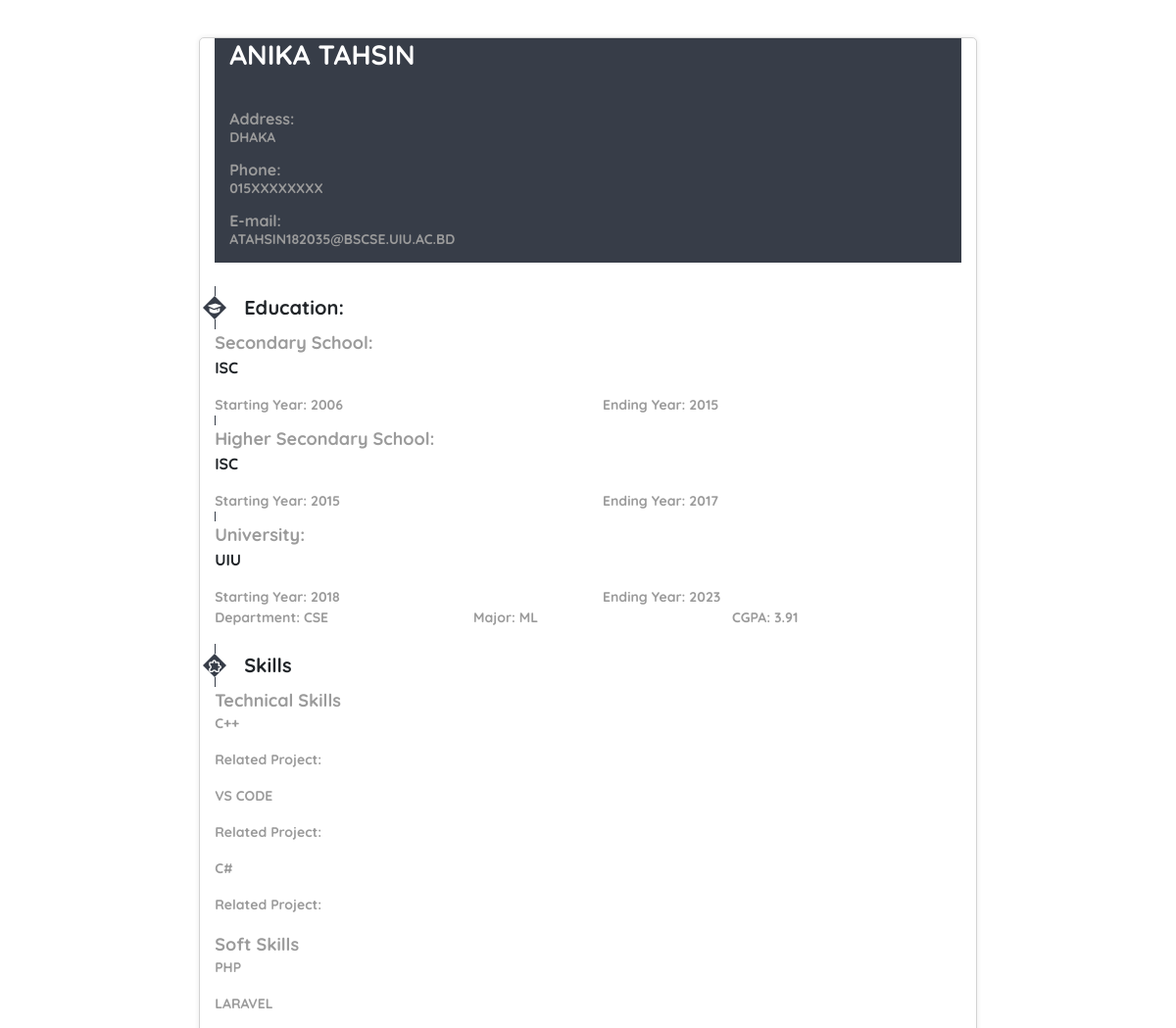
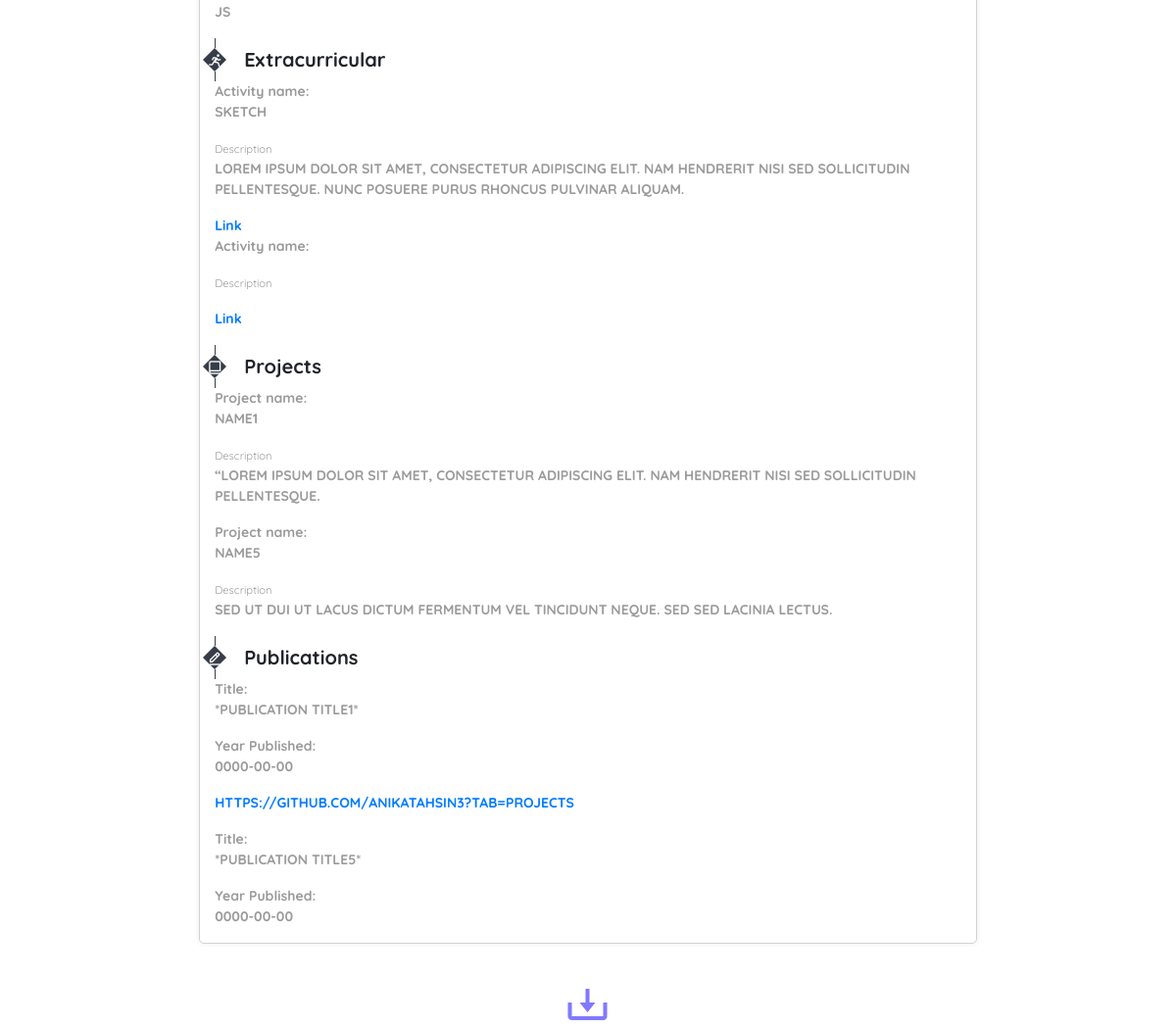
The app's page /cv_template.php (signed in) with its own data (2 pictures, top to bottom).
### tables this page shows
CREATE TABLE `cv_basic` (
  `cv_id` int(11) NOT NULL,
  `st_username` varchar(255) NOT NULL,
  `st_name` varchar(255) NOT NULL,
  `st_email` varchar(255) NOT NULL,
  `st_contact` varchar(255) NOT NULL,
  `st_city` varchar(255) DEFAULT NULL,
  `st_facebook` varchar(255) DEFAULT NULL,
  `st_linkedin` varchar(255) DEFAULT NULL
);

CREATE TABLE `cv_edu` (
  `edu_id` int(11) NOT NULL,
  `st_username` varchar(255) NOT NULL,
  `edu_school` varchar(255) DEFAULT NULL,
  `edu_school_start` varchar(255) DEFAULT NULL,
  `edu_school_end` varchar(255) DEFAULT NULL,
  `edu_college` varchar(255) DEFAULT NULL,
  `edu_college_start` varchar(255) DEFAULT NULL,
  `edu_college_end` varchar(255) DEFAULT NULL,
  `edu_uni` varchar(255) DEFAULT NULL,
  `edu_uni_start` varchar(255) DEFAULT NULL,
  `edu_uni_end` varchar(255) DEFAULT NULL,
  `edu_uni_dept` varchar(255) DEFAULT NULL,
  `edu_uni_major` varchar(255) DEFAULT NULL,
  `edu_uni_cgpa` varchar(255) DEFAULT NULL
);

CREATE TABLE `cv_tech_skill` (
  `tech_skill_id` int(11) NOT NULL,
  `st_username` varchar(255) NOT NULL,
  `tech_skill_name` varchar(255) DEFAULT NULL,
  `tech_skill_desc` varchar(255) DEFAULT NULL,
  `tech_skill_related_project` varchar(255) DEFAULT NULL,
  `tech_skill_verification` int(11) NOT NULL DEFAULT 0,
  `tech_skill_toggle` int(11) NOT NULL DEFAULT 0
);

CREATE TABLE `cv_soft_skill` (
  `soft_skill_id` int(11) NOT NULL,
  `st_username` varchar(255) NOT NULL,
  `soft_skill_name` varchar(255) NOT NULL,
  `soft_skill_verification` int(11) NOT NULL DEFAULT 0,
  `soft_skill_toggle` int(11) NOT NULL DEFAULT 0
);

CREATE TABLE `cv_eca` (
  `eca_id` int(11) NOT NULL,
  `st_username` varchar(255) NOT NULL,
  `eca_name` varchar(255) DEFAULT NULL,
  `eca_desc` varchar(255) DEFAULT NULL,
  `eca_link` varchar(255) DEFAULT NULL
);

CREATE TABLE `cv_project` (
  `project_id` int(11) NOT NULL,
  `st_username` varchar(255) NOT NULL,
  `project_name` varchar(255) NOT NULL,
  `project_desc` varchar(255) NOT NULL
);

CREATE TABLE `cv_publication` (
  `pub_id` int(11) NOT NULL,
  `st_username` varchar(255) NOT NULL,
  `pub_title` varchar(255) NOT NULL,
  `pub_year_published` date NOT NULL,
  `pub_link` varchar(255) NOT NULL
);

### cv_template.php (the view, shortened to what this page needs)
<?php
 if(
    isset($_SESSION['st_user']) && !empty($_SESSION['st_user'])
 ){
    ?>
        <?php
        include "db_connect.php";
        $id = $_SESSION['st_user'];
        $getskill="SELECT * FROM cv_tech_skill WHERE st_username=$id";
        $skillget=mysqli_query($conn, $getskill);
        $getsskill="SELECT * FROM cv_soft_skill WHERE st_username=$id";
        $sskillget=mysqli_query($conn, $getsskill);
        $getactivity="SELECT * FROM cv_eca WHERE st_username=$id";
        $activityget=mysqli_query($conn, $getactivity);
        $getproject="SELECT * FROM cv_project WHERE st_username=$id";
        $projectget=mysqli_query($conn, $getproject);
        $getpub="SELECT * FROM cv_publication WHERE st_username=$id";
        $pubget=mysqli_query($conn, $getpub);
        $getbasic="SELECT * FROM cv_basic WHERE st_username=$id";
        $infoget=mysqli_query($conn, $getbasic);
        $info = mysqli_fetch_array($infoget,MYSQLI_ASSOC);
        $getedu="SELECT * FROM cv_edu WHERE st_username=$id";
        $eduget=mysqli_query($conn, $getedu);
        $info1 = mysqli_fetch_array($eduget,MYSQLI_ASSOC);
        ?>
        <!DOCTYPE html>
        <html lang="en">
        <head>
            <link rel="stylesheet" href="cv_template.css">
            <link rel="stylesheet" href="https://cdn.jsdelivr.net/npm/bootstrap@4.0.0/dist/css/bootstrap.min.css">
            <link href='https://unpkg.com/boxicons@2.1.2/css/boxicons.min.css' rel='stylesheet'>
        </head>
        <body class="scale_cv">
            <div class="page" id="pdf">
                <div class="row justify-content-center">
                    <div class="col top_part">
                        <div class="row justify-content-center">
                            <div class="col top_field">
                                <h3 class="name">
                                    <?php echo "<p><strong>" . strtoupper($info['st_name']) . "</strong></p>";?></h3>
                                <br>
                                <h5 class="category">Address: <span
                                        class="gen_text"><?php echo "<p><strong>" . strtoupper($info['st_city']) . "</strong></p>";?></span>
                                </h5>
                                <h5 class="category">Phone: <span
                                        class="gen_text"><?php echo "<p><strong>" . strtoupper($info['st_contact']) . "</strong></p>";?></span>
                                </h5>
                                <h5 class="category">E-mail: <span
                                        class="gen_text"><?php echo "<p><strong>" . strtoupper($info['st_email']) . "</strong></p>";?></span>
                                </h5>
                            </div>
                        </div>
                    </div>
                </div>
                <br>
                <div class="row">
                    <div class="col">
                        <div id="diamond">
                            <i class='bx bxs-graduation bx-flip-horizontal bx-xs' id="icons"></i>
                            <h5 class="title">Education:</h5>
                        </div>
                        <span class="subtitle">Secondary School:</span>
                        <?php echo "<p><strong>" . strtoupper($info1['edu_school']) . "</strong></p>";?>
                        <div class="row">
                            <div class="col text">Starting Year:
                                <?php echo "" . strtoupper($info1['edu_school_start']) . "";?></div>
                            <div class="col text">Ending Year: <?php echo "" . strtoupper($info1['edu_school_end']) . "";?>
                            </div>
                        </div>
                        <span class="subtitle">Higher Secondary School:</span>
                        <?php echo "<p><strong>" . strtoupper($info1['edu_college']) . "</strong></p>";?>
                        <div class="row">
                            <div class="col text">Starting Year:
                                <?php echo "" . strtoupper($info1['edu_college_start']) . "";?></div>
                            <div class="col text">Ending Year: <?php echo "" . strtoupper($info1['edu_college_end']) . "";?>
                            </div>
                        </div>
                        <span class="subtitle">University:</span>
                        <?php echo "<p><strong>" . strtoupper($info1['edu_uni']) . "</strong></p>";?>
                        <div class="row">
                            <div class="col text">Starting Year: <?php echo "" . strtoupper($info1['edu_uni_start']) . "";?>
                            </div>
                            <div class="col text">Ending Year: <?php echo "" . strtoupper($info1['edu_uni_end']) . "";?>
                            </div>
                        </div>
                        <div class="row">
                            <div class="col text">Department:
                                <?php echo "" . strtoupper($info1['edu_uni_dept']) . "</strong></p>";?></div>
                            <div class="col text">Major: <?php echo "" . strtoupper($info1['edu_uni_major']) . "";?></div>
                            <div class="col text">CGPA: <?php echo "" . strtoupper($info1['edu_uni_cgpa']) . "";?></div>
                        </div>
                    </div>
                </div>
                <div class="row">
                    <div class="col">
                        <div id="diamond">
                            <i class='bx bx-extension bx-xs' id="icons"></i>
                            <h5 class="title">Skills</h5>
                        </div>
                        <span class="subtitle">Technical Skills</span>
                        <ul class="text">
                            <?php
                                while ($tskill = mysqli_fetch_array($skillget,MYSQLI_ASSOC)) {
                                    echo "<p><strong>" . strtoupper($tskill['tech_skill_name']) . "</strong></p>";
                                    ?>
                            <li>Related Project:</li>
                            <?php
                                }
                            ?>
                        </ul>
                        <span class="subtitle">Soft Skills</span>
                        <ul class="text">
                            <?php
                                while ($info2 = mysqli_fetch_array($sskillget,MYSQLI_ASSOC)) {
                                        echo "<p><strong>" . strtoupper($info2['soft_skill_name']) . "<p><strong>";
                                }
                            ?>
                        </ul>
                    </div>
                </div>
                <div class="row">
                    <div class="col">
                        <div id="diamond">
                            <i class='bx bx-run bx-xs' id="icons"></i>
                            <h5 class="title">Extracurricular</h5>
                        </div>
                        <ul class="text">
                            <?php
                                    while ($info3 = mysqli_fetch_array($activityget,MYSQLI_ASSOC)) {
                                            ?><li>Activity name:</li><?php
                                            echo "<p><strong>" . strtoupper($info3['eca_name']) . "<p><strong>";
                                            ?>
                            <li><small>Description</small></li>
                            <?php echo "<p><strong>" . strtoupper($info3['eca_desc']) . "<p><strong>"; ?>
                            <li><a href="#">Link</a></li>
                            <?php
                                    }
                                ?>
                        </ul>
                    </div>
                </div>
                <div class="row">
                    <div class="col">
                        <div id="diamond">
                            <i class='bx bx-book-alt bs-xs' id="icons"></i>
                            <h5 class="title">Projects</h5>
                        </div>
                        <ul class="text">
                            <?php
                                    while ($info4 = mysqli_fetch_array($projectget,MYSQLI_ASSOC)) {
                                            ?><li>Project name:</li><?php
                                            echo "<p><strong>" . strtoupper($info4['project_name']) . "<p><strong>";
                                            ?>
                            <li><small>Description</small></li>
                            <?php echo "<p><strong>" . strtoupper($info4['project_desc']) . "<p><strong>"; ?>
                            <?php
                                    }
                                ?>
                        </ul>
                    </div>
                </div>
                <div class="row">
                    <div class="col">
                        <div id="diamond">
                            <i class='bx bx-edit-alt bx-xs' id="icons"></i>
                            <h5 class="title">Publications</h5>
                        </div>
                        <ul class="text">
                            <?php
                                    while ($info5 = mysqli_fetch_array($pubget,MYSQLI_ASSOC)) {
                                            ?><li>Title:</li><?php
                                            echo "<p><strong>" . strtoupper($info5['pub_title']) . "<p><strong>";
                                            ?>
                            <li>Year Published:</li>
                            <?php echo "<p><strong>" . strtoupper($info5['pub_year_published']) . "<p><strong>"; ?>
                            <li><a href="#"><?php echo "<p><strong>" . strtoupper($info5['pub_link']) . "<p><strong>"; ?></a>
                            </li>
                            <?php
                                    }
                                ?>
                        </ul>
                    </div>
                </div>
            </div>
            <div class="row">
                <div class="col"></div>
                <div class="col dl_button">
                    <i class='bx bx-download bx-lg dl_pdf' title="Download PDF" id="pdf_button"></i>
                </div>
            </div>
        </body>
        </html>
    <?php
}
 else{
    ?>
       <script>location.assign('welcome.php')</script>
   <?php
}
?>

### cv_template.css (style rules this page uses)
* { margin: 0; padding: 0; font-family: 'Quicksand', sans-serif; box-sizing: border-box; -moz-box-sizing: border-box; list-style: none; }
.category { position: relative; color: #9b9b9b !important; font-size: 16px; font-weight: 700; }
.gen_text { font-size: 14px; font-weight: 500; color: #9b9b9b; }
.title { position: absolute; left: 30px; font-weight: 700; }
.subtitle { font-weight: 700; font-size: 18px; color: #9b9b9b; }
.text { font-weight: 700; font-size: 14px; color: #9b9b9b; }
#diamond { width: 0; height: 0; border: 12px solid transparent; border-bottom-color: #373d48; position: relative; top: -12px; left: -12px; }
#diamond:after { content: ''; position: absolute; left: -12px; top: 12px; width: 0; height: 0; border: 12px solid transparent; border-top-color: #373d48; }
#icons { position: absolute; bottom: -21px; left: -8px !important; z-index: 9; color: white; }
.name { font-weight: 700; }
.top_part { background-color: #373d48; margin-left: 15px; margin-right: 15px; color: white; }
.top_field { margin: 0px; align-content: center; }
.dl_button { margin-bottom: 20px!important; }
.dl_pdf { position: absolute; left: -4%; color: #8178ff; cursor: pointer; }
.page { width: 21cm; min-height: 29.7cm; padding: 0px 15px 0 15px; margin: 1cm auto; border: 1px #D3D3D3 solid; border-radius: 5px; background: white; box-shadow: 0 0 5px rgba(58, 57, 57, 0.1); }

### records on screen
cv_basic: st_name "ANIKA TAHSIN", st_city "DHAKA", st_contact "015XXXXXXXX", st_email "ATAHSIN182035@BSCSE.UIU.AC.BD"
cv_edu: edu_school "ISC", edu_school_start "2006", edu_school_end "2015", edu_college "ISC", edu_college_start "2015", edu_college_end "2017", edu_uni "UIU", edu_uni_start "2018", edu_uni_end "2023", edu_uni_dept "CSE", edu_uni_major "ML", edu_uni_cgpa "3.91"
cv_tech_skill: tech_skill_name "C++"
cv_tech_skill: tech_skill_name "VS CODE"
cv_tech_skill: tech_skill_name "C#"
cv_soft_skill: soft_skill_name "PHP"
cv_soft_skill: soft_skill_name "LARAVEL"
cv_soft_skill: soft_skill_name "JS"
cv_eca: eca_name "SKETCH", eca_desc "LOREM IPSUM DOLOR SIT AMET, CONSECTETUR ADIPISCING ELIT. NAM HENDRERIT NISI SED SOLLICITUDIN PELLENTESQUE. NUNC POSUERE PURUS RHONCUS PULVINAR ALIQUAM."
cv_project: project_name "NAME1", project_desc "“LOREM IPSUM DOLOR SIT AMET, CONSECTETUR ADIPISCING ELIT. NAM HENDRERIT NISI SED SOLLICITUDIN PELLENTESQUE."
cv_project: project_name "NAME5", project_desc "SED UT DUI UT LACUS DICTUM FERMENTUM VEL TINCIDUNT NEQUE. SED SED LACINIA LECTUS."
cv_publication: pub_title "*PUBLICATION TITLE1*", pub_year_published "0000-00-00", pub_link "HTTPS://GITHUB.COM/ANIKATAHSIN3?TAB=PROJECTS"
cv_publication: pub_title "*PUBLICATION TITLE5*", pub_year_published "0000-00-00"
